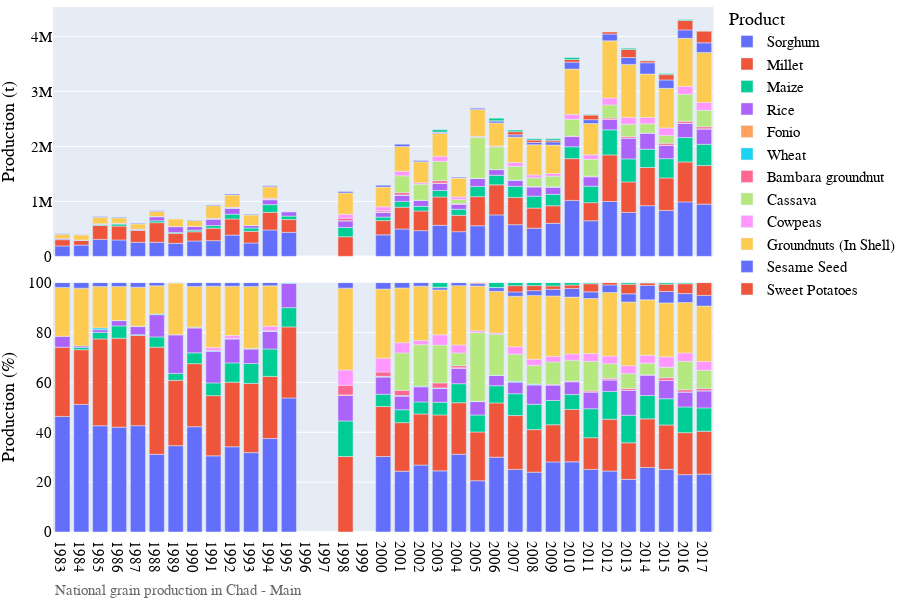
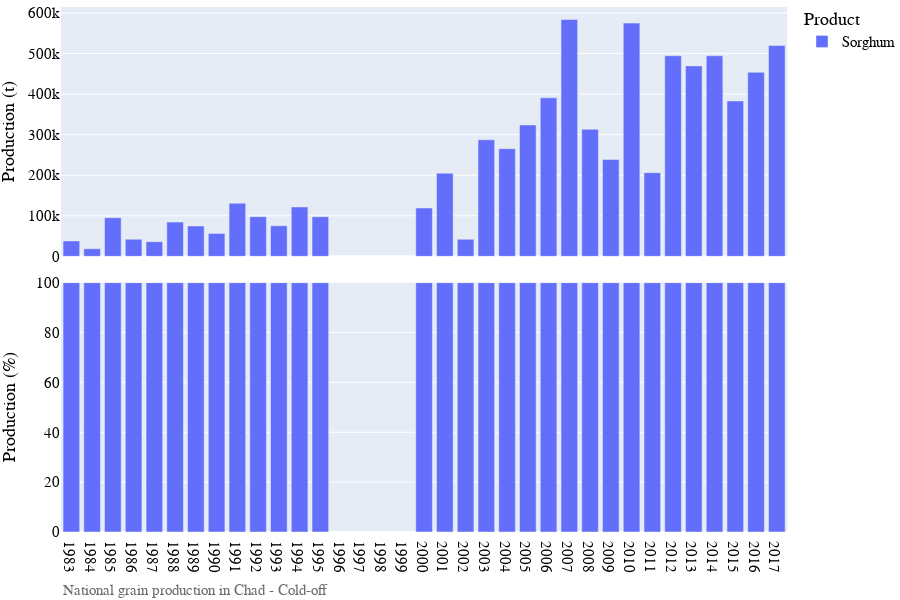

Source (notebook cell) for these figures, in order:
### Markdown cell above
## Visualization of production data

### Code cell
# Bar chart of national grain production
country_iso, country_name = 'TD', 'Chad'
df = pd.read_csv('../data/crop/adm_crop_production_%s.csv' % country_iso, index_col=0)
df['year'] = df['harvest_year']
year = [df['year'].min(), df['year'].max()]
product_order = ['Sorghum','Millet','Maize','Rice','Fonio','Wheat']
for season_name in ['Main','Cold-off']:
    footnote = 'National grain production in %s - %s' % (country_name, season_name)
    fn_save = '../figures/%s_bar_natgrainprod_%s.png' % (country_iso, season_name)
    sub = df[df['season_name'] == season_name]
    fig = PlotBarProduction(sub, year, product_order, footnote, fn_save)
    fig.show()

### Figure 1 — Plotly figure (JSON) as saved in the notebook; plotly's stock layout.template omitted (floating-point values rounded to 4 significant figures)
{"data": [{"alignmentgroup": "True", "hovertemplate": "product=Sorghum<br>season_name=Main<br>type=orig_unit<br>year=%{x}<br>value=%{y}<extra></extra>", "legendgroup": "Sorghum", "marker": {"color": "#636efa", "pattern": {"shape": ""}}, "name": "Sorghum", "offsetgroup": "Sorghum", "orientation": "v", "showlegend": true, "textposition": "auto", "type": "bar", "x": [1983, 1984, 1985, 1986, 1987, 1988, 1989, 1990, 1991, 1992, 1993, 1994, 1995, 2000, 2001, 2002, 2003, 2004, 2005, 2006, 2007, 2008, 2009, 2010, 2011, 2012, 2013, 2014, 2015, 2016, 2017], "xaxis": "x2", "y": [190101, 204705, 308746, 298509, 255982, 257884, 237010, 279884, 285914, 386934, 243350, 480720, 437448, 391714, 497227, 468100, 564717, 449426, 556700.0, 754100.0, 576600.0, 513500.0, 601000.0, 1018000.0, 647900.0, 997800.0, 799200.0, 921700.0, 835400.0, 991000.0, 949600.0], "yaxis": "y2"}, {"alignmentgroup": "True", "hovertemplate": "product=Sorghum<br>season_name=Main<br>type=percent<br>year=%{x}<br>value=%{y}<extra></extra>", "legendgroup": "Sorghum", "marker": {"color": "#636efa", "pattern": {"shape": ""}}, "name": "Sorghum", "offsetgroup": "Sorghum", "orientation": "v", "showlegend": false, "textposition": "auto", "type": "bar", "x": [1983, 1984, 1985, 1986, 1987, 1988, 1989, 1990, 1991, 1992, 1993, 1994, 1995, 2000, 2001, 2002, 2003, 2004, 2005, 2006, 2007, 2008, 2009, 2010, 2011, 2012, 2013, 2014, 2015, 2016, 2017], "xaxis": "x", "y": [46.35, 51.17, 42.62, 42.05, 42.63, 31.16, 34.61, 42.22, 30.54, 34.18, 31.83, 37.47, 53.76, 30.29, 24.37, 26.84, 24.52, 31.19, 20.56, 30.0, 25.11, 24.0, 28.1, 28.14, 25.1, 24.45, 21.11, 25.87, 25.12, 23.0, 23.19], "yaxis": "y"}, {"alignmentgroup": "True", "hovertemplate": "product=Millet<br>season_name=Main<br>type=orig_unit<br>year=%{x}<br>value=%{y}<extra></extra>", "legendgroup": "Millet", "marker": {"color": "#EF553B", "pattern": {"shape": ""}}, "name": "Millet", "offsetgroup": "Millet", "orientation": "v", "showlegend": true, "textposition": "auto", "type": "bar", "x": [1983, 1984, 1985, 1986, 1987, 1988, 1989, 1990, 1991, 1992, 1993, 1994, 1995, 1998, 2000, 2001, 2002, 2003, 2004, 2005, 2006, 2007, 2008, 2009, 2010, 2011, 2012, 2013, 2014, 2015, 2016, 2017], "xaxis": "x2", "y": [113717, 87776, 252245, 253179, 217094, 355676, 179337, 167594, 226010, 293433, 212094, 319698, 231794, 357321, 258828, 397608, 357425, 516341, 297500.0, 529200.0, 547000.0, 495500.0, 365000.0, 319000.0, 759942, 328900.0, 847100.0, 555600.0, 694800.0, 592100.0, 725700.0, 704000.0], "yaxis": "y2"}, {"alignmentgroup": "True", "hovertemplate": "product=Millet<br>season_name=Main<br>type=percent<br>year=%{x}<br>value=%{y}<extra></extra>", "legendgroup": "Millet", "marker": {"color": "#EF553B", "pattern": {"shape": ""}}, "name": "Millet", "offsetgroup": "Millet", "orientation": "v", "showlegend": false, "textposition": "auto", "type": "bar", "x": [1983, 1984, 1985, 1986, 1987, 1988, 1989, 1990, 1991, 1992, 1993, 1994, 1995, 1998, 2000, 2001, 2002, 2003, 2004, 2005, 2006, 2007, 2008, 2009, 2010, 2011, 2012, 2013, 2014, 2015, 2016, 2017], "xaxis": "x", "y": [27.73, 21.94, 34.82, 35.67, 36.16, 42.98, 26.19, 25.28, 24.14, 25.92, 27.74, 24.92, 28.48, 30.28, 20.01, 19.49, 20.49, 22.42, 20.65, 19.54, 21.76, 21.58, 17.06, 14.91, 21.01, 12.74, 20.75, 14.67, 19.5, 17.8, 16.84, 17.2], "yaxis": "y"}, {"alignmentgroup": "True", "hovertemplate": "product=Maize<br>season_name=Main<br>type=orig_unit<br>year=%{x}<br>value=%{y}<extra></extra>", "legendgroup": "Maize", "marker": {"color": "#00cc96", "pattern": {"shape": ""}}, "name": "Maize", "offsetgroup": "Maize", "orientation": "v", "showlegend": true, "textposition": "auto", "type": "bar", "x": [1984, 1985, 1986, 1987, 1988, 1989, 1990, 1991, 1992, 1993, 1994, 1995, 1998, 2000, 2001, 2002, 2003, 2004, 2005, 2006, 2007, 2008, 2009, 2010, 2011, 2012, 2013, 2014, 2015, 2016, 2017], "xaxis": "x2", "y": [3672.0, 18800, 34987, 2048, 33869, 19170.0, 28823, 47775, 87425, 61076, 140900.0, 62901, 168400.0, 64014, 105295, 84349, 117978, 109824, 184600.0, 173700.0, 201300.0, 217000.0, 207771, 215800.0, 299500.0, 456000.0, 418000.0, 332900.0, 349500.0, 443800.0, 383900.0], "yaxis": "y2"}, {"alignmentgroup": "True", "hovertemplate": "product=Maize<br>season_name=Main<br>type=percent<br>year=%{x}<br>value=%{y}<extra></extra>", "legendgroup": "Maize", "marker": {"color": "#00cc96", "pattern": {"shape": ""}}, "name": "Maize", "offsetgroup": "Maize", "orientation": "v", "showlegend": false, "textposition": "auto", "type": "bar", "x": [1984, 1985, 1986, 1987, 1988, 1989, 1990, 1991, 1992, 1993, 1994, 1995, 1998, 2000, 2001, 2002, 2003, 2004, 2005, 2006, 2007, 2008, 2009, 2010, 2011, 2012, 2013, 2014, 2015, 2016, 2017], "xaxis": "x", "y": [0.9177, 2.595, 4.929, 0.3411, 4.092, 2.8, 4.347, 5.103, 7.722, 7.989, 10.98, 7.73, 14.27, 4.949, 5.161, 4.836, 5.123, 7.622, 6.819, 6.909, 8.766, 10.14, 9.714, 5.967, 11.6, 11.17, 11.04, 9.345, 10.51, 10.3, 9.378], "yaxis": "y"}, {"alignmentgroup": "True", "hovertemplate": "product=Rice<br>season_name=Main<br>type=orig_unit<br>year=%{x}<br>value=%{y}<extra></extra>", "legendgroup": "Rice", "marker": {"color": "#ab63fa", "pattern": {"shape": ""}}, "name": "Rice", "offsetgroup": "Rice", "orientation": "v", "showlegend": true, "textposition": "auto", "type": "bar", "x": [1983, 1984, 1985, 1986, 1987, 1988, 1989, 1990, 1991, 1992, 1993, 1994, 1995, 1998, 2000, 2001, 2002, 2003, 2004, 2005, 2006, 2007, 2008, 2009, 2010, 2011, 2012, 2013, 2014, 2015, 2016, 2017], "xaxis": "x2", "y": [18039, 2374, 7824, 14880, 19497, 73863, 105974, 66027, 117725, 108211, 44200, 90548, 78978, 120666, 89910.0, 112167, 106600.0, 126024, 89824, 145400.0, 103100.0, 106400.0, 165900.0, 133764, 186100.0, 172700.0, 188900.0, 378200.0, 294000.0, 243500.0, 257700.0, 278900.0], "yaxis": "y2"}, {"alignmentgroup": "True", "hovertemplate": "product=Rice<br>season_name=Main<br>type=percent<br>year=%{x}<br>value=%{y}<extra></extra>", "legendgroup": "Rice", "marker": {"color": "#ab63fa", "pattern": {"shape": ""}}, "name": "Rice", "offsetgroup": "Rice", "orientation": "v", "showlegend": false, "textposition": "auto", "type": "bar", "x": [1983, 1984, 1985, 1986, 1987, 1988, 1989, 1990, 1991, 1992, 1993, 1994, 1995, 1998, 2000, 2001, 2002, 2003, 2004, 2005, 2006, 2007, 2008, 2009, 2010, 2011, 2012, 2013, 2014, 2015, 2016, 2017], "xaxis": "x", "y": [4.398, 0.5934, 1.08, 2.096, 3.247, 8.925, 15.48, 9.959, 12.58, 9.558, 5.782, 7.058, 9.705, 10.22, 6.952, 5.497, 6.11, 5.472, 6.234, 5.37, 4.1, 4.633, 7.755, 6.254, 5.146, 6.688, 4.629, 9.989, 8.254, 7.321, 5.981, 6.813], "yaxis": "y"}, {"alignmentgroup": "True", "hovertemplate": "product=Fonio<br>season_name=Main<br>type=orig_unit<br>year=%{x}<br>value=%{y}<extra></extra>", "legendgroup": "Fonio", "marker": {"color": "#FFA15A", "pattern": {"shape": ""}}, "name": "Fonio", "offsetgroup": "Fonio", "orientation": "v", "showlegend": true, "textposition": "auto", "type": "bar", "x": [1994, 1998, 2000, 2001, 2002, 2003, 2004], "xaxis": "x2", "y": [314, 2270, 363, 1172, 350, 2770, 2178], "yaxis": "y2"}, {"alignmentgroup": "True", "hovertemplate": "product=Fonio<br>season_name=Main<br>type=percent<br>year=%{x}<br>value=%{y}<extra></extra>", "legendgroup": "Fonio", "marker": {"color": "#FFA15A", "pattern": {"shape": ""}}, "name": "Fonio", "offsetgroup": "Fonio", "orientation": "v", "showlegend": false, "textposition": "auto", "type": "bar", "x": [1994, 1998, 2000, 2001, 2002, 2003, 2004], "xaxis": "x", "y": [0.02448, 0.1923, 0.02807, 0.05744, 0.02007, 0.1203, 0.1512], "yaxis": "y"}, {"alignmentgroup": "True", "hovertemplate": "product=Wheat<br>season_name=Main<br>type=orig_unit<br>year=%{x}<br>value=%{y}<extra></extra>", "legendgroup": "Wheat", "marker": {"color": "#19d3f3", "pattern": {"shape": ""}}, "name": "Wheat", "offsetgroup": "Wheat", "orientation": "v", "showlegend": true, "textposition": "auto", "type": "bar", "x": [1985, 1986, 1987, 1988, 1989, 1990, 1991, 1992, 1993, 1994, 1995, 2000, 2001, 2002, 2003, 2005, 2006, 2007, 2008, 2009, 2010, 2011, 2012, 2013, 2014, 2015, 2016, 2017], "xaxis": "x2", "y": [5300, 640, 1071, 2450, 450, 2100, 3421, 2400, 2006, 2932, 2642, 2688, 3562, 4000, 2890, 3603, 1865, 8392.0, 8100, 50, 1698, 1723.0, 875, 1757.0, 808.6, 964.6, 1742, 3779.0], "yaxis": "y2"}, {"alignmentgroup": "True", "hovertemplate": "product=Wheat<br>season_name=Main<br>type=percent<br>year=%{x}<br>value=%{y}<extra></extra>", "legendgroup": "Wheat", "marker": {"color": "#19d3f3", "pattern": {"shape": ""}}, "name": "Wheat", "offsetgroup": "Wheat", "orientation": "v", "showlegend": false, "textposition": "auto", "type": "bar", "x": [1985, 1986, 1987, 1988, 1989, 1990, 1991, 1992, 1993, 1994, 1995, 2000, 2001, 2002, 2003, 2005, 2006, 2007, 2008, 2009, 2010, 2011, 2012, 2013, 2014, 2015, 2016, 2017], "xaxis": "x", "y": [0.7316, 0.09016, 0.1784, 0.296, 0.06572, 0.3168, 0.3654, 0.212, 0.2624, 0.2286, 0.3247, 0.2078, 0.1746, 0.2293, 0.1255, 0.1331, 0.07419, 0.3655, 0.3786, 0.002338, 0.04695, 0.06672, 0.02144, 0.04639, 0.0227, 0.029, 0.04043, 0.09229], "yaxis": "y"}, {"alignmentgroup": "True", "hovertemplate": "product=Bambara groundnut<br>season_name=Main<br>type=orig_unit<br>year=%{x}<br>value=%{y}<extra></extra>", "legendgroup": "Bambara groundnut", "marker": {"color": "#FF6692", "pattern": {"shape": ""}}, "name": "Bambara groundnut", "offsetgroup": "Bambara groundnut", "orientation": "v", "showlegend": true, "textposition": "auto", "type": "bar", "x": [1998, 2000, 2001, 2003, 2004, 2005, 2008, 2009, 2010, 2011, 2012, 2013, 2014, 2015, 2016, 2017], "xaxis": "x2", "y": [45994, 22412, 42526, 46282, 12160.0, 658.3, 61, 5229.0, 7754.0, 10280.0, 24730.0, 27990.0, 443.6, 35270.0, 37550.0, 36730.0], "yaxis": "y2"}, {"alignmentgroup": "True", "hovertemplate": "product=Bambara groundnut<br>season_name=Main<br>type=percent<br>year=%{x}<br>value=%{y}<extra></extra>", "legendgroup": "Bambara groundnut", "marker": {"color": "#FF6692", "pattern": {"shape": ""}}, "name": "Bambara groundnut", "offsetgroup": "Bambara groundnut", "orientation": "v", "showlegend": false, "textposition": "auto", "type": "bar", "x": [1998, 2000, 2001, 2003, 2004, 2005, 2008, 2009, 2010, 2011, 2012, 2013, 2014, 2015, 2016, 2017], "xaxis": "x", "y": [3.897, 1.733, 2.084, 2.01, 0.8438, 0.02431, 0.002851, 0.2445, 0.2144, 0.3983, 0.6061, 0.7392, 0.01245, 1.06, 0.8716, 0.8971], "yaxis": "y"}, {"alignmentgroup": "True", "hovertemplate": "product=Cassava<br>season_name=Main<br>type=orig_unit<br>year=%{x}<br>value=%{y}<extra></extra>", "legendgroup": "Cassava", "marker": {"color": "#B6E880", "pattern": {"shape": ""}}, "name": "Cassava", "offsetgroup": "Cassava", "orientation": "v", "showlegend": true, "textposition": "auto", "type": "bar", "x": [2001, 2002, 2003, 2004, 2005, 2006, 2007, 2008, 2009, 2010, 2011, 2012, 2013, 2014, 2015, 2016, 2017], "xaxis": "x2", "y": [305956, 289557, 349035, 73568, 744378, 413400.0, 249600.0, 160017, 191527, 302500.0, 306000.0, 239300.0, 224000.0, 166900.0, 141000.0, 492500.0, 298900.0], "yaxis": "y2"}, {"alignmentgroup": "True", "hovertemplate": "product=Cassava<br>season_name=Main<br>type=percent<br>year=%{x}<br>value=%{y}<extra></extra>", "legendgroup": "Cassava", "marker": {"color": "#B6E880", "pattern": {"shape": ""}}, "name": "Cassava", "offsetgroup": "Cassava", "orientation": "v", "showlegend": false, "textposition": "auto", "type": "bar", "x": [2001, 2002, 2003, 2004, 2005, 2006, 2007, 2008, 2009, 2010, 2011, 2012, 2013, 2014, 2015, 2016, 2017], "xaxis": "x", "y": [15.0, 16.6, 15.16, 5.106, 27.49, 16.45, 10.87, 7.478, 8.955, 8.364, 11.85, 5.863, 5.915, 4.685, 4.239, 11.43, 7.301], "yaxis": "y"}, {"alignmentgroup": "True", "hovertemplate": "product=Cowpeas<br>season_name=Main<br>type=orig_unit<br>year=%{x}<br>value=%{y}<extra></extra>", "legendgroup": "Cowpeas", "marker": {"color": "#FF97FF", "pattern": {"shape": ""}}, "name": "Cowpeas", "offsetgroup": "Cowpeas", "orientation": "v", "showlegend": true, "textposition": "auto", "type": "bar", "x": [1991, 1992, 1994, 1998, 2000, 2001, 2002, 2003, 2004, 2005, 2006, 2007, 2008, 2009, 2010, 2011, 2012, 2013, 2014, 2015, 2016, 2017], "xaxis": "x2", "y": [11600, 13617, 23970, 72142, 71621, 83349, 29262, 94837, 46282, 19720.0, 13460.0, 68380.0, 52330.0, 48510, 91560.0, 80350.0, 124100.0, 121100.0, 113900.0, 138100.0, 144100.0, 143200.0], "yaxis": "y2"}, {"alignmentgroup": "True", "hovertemplate": "product=Cowpeas<br>season_name=Main<br>type=percent<br>year=%{x}<br>value=%{y}<extra></extra>", "legendgroup": "Cowpeas", "marker": {"color": "#FF97FF", "pattern": {"shape": ""}}, "name": "Cowpeas", "offsetgroup": "Cowpeas", "orientation": "v", "showlegend": false, "textposition": "auto", "type": "bar", "x": [1991, 1992, 1994, 1998, 2000, 2001, 2002, 2003, 2004, 2005, 2006, 2007, 2008, 2009, 2010, 2011, 2012, 2013, 2014, 2015, 2016, 2017], "xaxis": "x", "y": [1.239, 1.203, 1.869, 6.113, 5.538, 4.085, 1.678, 4.118, 3.212, 0.7283, 0.5356, 2.978, 2.446, 2.268, 2.532, 3.112, 3.04, 3.199, 3.198, 4.152, 3.344, 3.498], "yaxis": "y"}, {"alignmentgroup": "True", "hovertemplate": "product=Groundnuts (In Shell)<br>season_name=Main<br>type=orig_unit<br>year=%{x}<br>value=%{y}<extra></extra>", "legendgroup": "Groundnuts (In Shell)", "marker": {"color": "#FECB52", "pattern": {"shape": ""}}, "name": "Groundnuts (In Shell)", "offsetgroup": "Groundnuts (In Shell)", "orientation": "v", "showlegend": true, "textposition": "auto", "type": "bar", "x": [1983, 1984, 1985, 1986, 1987, 1988, 1989, 1990, 1991, 1992, 1993, 1994, 1998, 2000, 2001, 2002, 2003, 2004, 2005, 2006, 2007, 2008, 2009, 2010, 2011, 2012, 2013, 2014, 2015, 2016, 2017], "xaxis": "x2", "y": [80406, 92642, 120007, 96470, 93810, 93144, 141741, 108420, 230417, 223763, 190000, 207212, 387277, 358791, 448089, 379968, 414868, 342572, 486300.0, 420000.0, 464300.0, 548300.0, 517449, 823300.0, 569900.0, 1041000.0, 965200.0, 791100.0, 720100.0, 871200.0, 909800.0], "yaxis": "y2"}, {"alignmentgroup": "True", "hovertemplate": "product=Groundnuts (In Shell)<br>season_name=Main<br>type=percent<br>year=%{x}<br>value=%{y}<extra></extra>", "legendgroup": "Groundnuts (In Shell)", "marker": {"color": "#FECB52", "pattern": {"shape": ""}}, "name": "Groundnuts (In Shell)", "offsetgroup": "Groundnuts (In Shell)", "orientation": "v", "showlegend": false, "textposition": "auto", "type": "bar", "x": [1983, 1984, 1985, 1986, 1987, 1988, 1989, 1990, 1991, 1992, 1993, 1994, 1998, 2000, 2001, 2002, 2003, 2004, 2005, 2006, 2007, 2008, 2009, 2010, 2011, 2012, 2013, 2014, 2015, 2016, 2017], "xaxis": "x", "y": [19.61, 23.16, 16.57, 13.59, 15.62, 11.25, 20.7, 16.35, 24.61, 19.77, 24.85, 16.15, 32.81, 27.74, 21.96, 21.78, 18.02, 23.77, 17.96, 16.71, 20.22, 25.63, 24.19, 22.77, 22.07, 25.5, 25.49, 22.21, 21.65, 20.22, 22.22], "yaxis": "y"}, {"alignmentgroup": "True", "hovertemplate": "product=Sesame Seed<br>season_name=Main<br>type=orig_unit<br>year=%{x}<br>value=%{y}<extra></extra>", "legendgroup": "Sesame Seed", "marker": {"color": "#636efa", "pattern": {"shape": ""}}, "name": "Sesame Seed", "offsetgroup": "Sesame Seed", "orientation": "v", "showlegend": true, "textposition": "auto", "type": "bar", "x": [1983, 1984, 1985, 1986, 1987, 1988, 1989, 1990, 1991, 1992, 1993, 1994, 1998, 2000, 2001, 2002, 2003, 2004, 2005, 2006, 2007, 2008, 2009, 2010, 2011, 2012, 2013, 2014, 2015, 2016, 2017], "xaxis": "x2", "y": [7867, 8902, 11527, 11148, 10939, 10734, 1052, 10133, 13270, 16325, 11755, 16560.0, 26183, 33014, 43390, 24694, 21062, 17548, 25900.0, 37110.0, 40040.0, 40517, 57570.0, 126000.0, 68880.0, 124600.0, 125900.0, 204800.0, 152600.0, 153600.0, 175000.0], "yaxis": "y2"}, {"alignmentgroup": "True", "hovertemplate": "product=Sesame Seed<br>season_name=Main<br>type=percent<br>year=%{x}<br>value=%{y}<extra></extra>", "legendgroup": "Sesame Seed", "marker": {"color": "#636efa", "pattern": {"shape": ""}}, "name": "Sesame Seed", "offsetgroup": "Sesame Seed", "orientation": "v", "showlegend": false, "textposition": "auto", "type": "bar", "x": [1983, 1984, 1985, 1986, 1987, 1988, 1989, 1990, 1991, 1992, 1993, 1994, 1998, 2000, 2001, 2002, 2003, 2004, 2005, 2006, 2007, 2008, 2009, 2010, 2011, 2012, 2013, 2014, 2015, 2016, 2017], "xaxis": "x", "y": [1.918, 2.225, 1.591, 1.571, 1.822, 1.297, 0.1536, 1.528, 1.418, 1.442, 1.538, 1.291, 2.218, 2.553, 2.127, 1.416, 0.9146, 1.218, 0.9566, 1.476, 1.744, 1.894, 2.691, 3.485, 2.668, 3.054, 3.325, 5.751, 4.589, 3.565, 4.274], "yaxis": "y"}, {"alignmentgroup": "True", "hovertemplate": "product=Sweet Potatoes<br>season_name=Main<br>type=orig_unit<br>year=%{x}<br>value=%{y}<extra></extra>", "legendgroup": "Sweet Potatoes", "marker": {"color": "#EF553B", "pattern": {"shape": ""}}, "name": "Sweet Potatoes", "offsetgroup": "Sweet Potatoes", "orientation": "v", "showlegend": true, "textposition": "auto", "type": "bar", "x": [2003, 2005, 2006, 2007, 2008, 2009, 2010, 2011, 2012, 2013, 2014, 2015, 2016, 2017], "xaxis": "x2", "y": [4474, 10575, 1074, 57660.0, 43342, 28856, 50152, 84160.0, 37140.0, 145900.0, 36610.0, 97130.0, 170400.0, 210200.0], "yaxis": "y2"}, {"alignmentgroup": "True", "hovertemplate": "product=Sweet Potatoes<br>season_name=Main<br>type=percent<br>year=%{x}<br>value=%{y}<extra></extra>", "legendgroup": "Sweet Potatoes", "marker": {"color": "#EF553B", "pattern": {"shape": ""}}, "name": "Sweet Potatoes", "offsetgroup": "Sweet Potatoes", "orientation": "v", "showlegend": false, "textposition": "auto", "type": "bar", "x": [2003, 2005, 2006, 2007, 2008, 2009, 2010, 2011, 2012, 2013, 2014, 2015, 2016, 2017], "xaxis": "x", "y": [0.1943, 0.3906, 0.04272, 2.511, 2.026, 1.349, 1.387, 3.26, 0.9099, 3.854, 1.028, 2.92, 3.956, 5.134], "yaxis": "y"}, {"alignmentgroup": "True", "hovertemplate": "product=Taro<br>season_name=Main<br>type=orig_unit<br>year=%{x}<br>value=%{y}<extra></extra>", "legendgroup": "Taro", "marker": {"color": "#00cc96", "pattern": {"shape": ""}}, "name": "Taro", "offsetgroup": "Taro", "orientation": "v", "showlegend": true, "textposition": "auto", "type": "bar", "x": [2003, 2005, 2006, 2007, 2008, 2009, 2010, 2011, 2013, 2014, 2015, 2016], "xaxis": "x2", "y": [41600, 640, 49170, 27930.0, 25500, 28152, 33900.0, 11520.0, 23550.0, 4252.0, 20270.0, 18970.0], "yaxis": "y2"}, {"alignmentgroup": "True", "hovertemplate": "product=Taro<br>season_name=Main<br>type=percent<br>year=%{x}<br>value=%{y}<extra></extra>", "legendgroup": "Taro", "marker": {"color": "#00cc96", "pattern": {"shape": ""}}, "name": "Taro", "offsetgroup": "Taro", "orientation": "v", "showlegend": false, "textposition": "auto", "type": "bar", "x": [2003, 2005, 2006, 2007, 2008, 2009, 2010, 2011, 2013, 2014, 2015, 2016], "xaxis": "x", "y": [1.806, 0.02364, 1.956, 1.216, 1.192, 1.316, 0.9374, 0.4461, 0.6221, 0.1194, 0.6096, 0.4404], "yaxis": "y"}], "layout": {"annotations": [{"showarrow": false, "text": "", "textangle": 90, "x": 0.98, "xanchor": "left", "xref": "paper", "y": 0.2375, "yanchor": "middle", "yref": "paper"}, {"showarrow": false, "text": "", "textangle": 90, "x": 0.98, "xanchor": "left", "xref": "paper", "y": 0.7625, "yanchor": "middle", "yref": "paper"}, {"align": "left", "font": {"color": "dimgrey", "family": "arial", "size": 15}, "showarrow": false, "text": "National grain production in Chad - Main", "x": 0, "xref": "paper", "y": -0.13, "yref": "paper"}], "barmode": "relative", "font": {"color": "black", "family": "arial", "size": 15}, "height": 600, "legend": {"title": {"text": "Product"}, "tracegroupgap": 0, "x": 1, "y": 1.01}, "margin": {"b": 0, "l": 0, "r": 0, "t": 0}, "width": 900, "xaxis": {"anchor": "y", "domain": [0, 0.98], "dtick": 1, "range": [1982.0, 2018.0], "title": {"text": ""}, "type": "linear"}, "xaxis2": {"anchor": "y2", "domain": [0, 0.98], "matches": "x", "showticklabels": false, "type": "linear"}, "yaxis": {"anchor": "x", "domain": [0, 0.475], "range": [0, 100], "title": {"text": "Production (%)"}, "type": "linear"}, "yaxis2": {"anchor": "x2", "autorange": true, "domain": [0.525, 1], "range": [0, 4535000.0], "title": {"text": "Production (t)"}, "type": "linear"}}}

### Figure 2 — Plotly figure (JSON) as saved in the notebook; plotly's stock layout.template omitted (floating-point values rounded to 4 significant figures)
{"data": [{"alignmentgroup": "True", "hovertemplate": "product=Sorghum<br>season_name=Cold-off<br>type=orig_unit<br>year=%{x}<br>value=%{y}<extra></extra>", "legendgroup": "Sorghum", "marker": {"color": "#636efa", "pattern": {"shape": ""}}, "name": "Sorghum", "offsetgroup": "Sorghum", "orientation": "v", "showlegend": true, "textposition": "auto", "type": "bar", "x": [1983, 1984, 1985, 1986, 1987, 1988, 1989, 1990, 1991, 1992, 1993, 1994, 1995, 2000, 2001, 2002, 2003, 2004, 2005, 2006, 2007, 2008, 2009, 2010, 2011, 2012, 2013, 2014, 2015, 2016, 2017], "xaxis": "x2", "y": [37939, 18772, 95277, 42301, 36241, 84517, 74899, 56686, 131000.0, 97808, 75328, 121761, 97651, 119284, 205025, 42125, 287419, 265463, 323855, 390832, 583950, 313200, 238700.0, 575000.0, 206400.0, 494600.0, 469600.0, 494400.0, 383000.0, 453700.0, 519600.0], "yaxis": "y2"}, {"alignmentgroup": "True", "hovertemplate": "product=Sorghum<br>season_name=Cold-off<br>type=percent<br>year=%{x}<br>value=%{y}<extra></extra>", "legendgroup": "Sorghum", "marker": {"color": "#636efa", "pattern": {"shape": ""}}, "name": "Sorghum", "offsetgroup": "Sorghum", "orientation": "v", "showlegend": false, "textposition": "auto", "type": "bar", "x": [1983, 1984, 1985, 1986, 1987, 1988, 1989, 1990, 1991, 1992, 1993, 1994, 1995, 2000, 2001, 2002, 2003, 2004, 2005, 2006, 2007, 2008, 2009, 2010, 2011, 2012, 2013, 2014, 2015, 2016, 2017], "xaxis": "x", "y": [100, 100, 100, 100, 100, 100, 100, 100, 100, 100, 100, 100, 100, 100, 100, 100, 100, 100, 100, 100, 100, 100, 100, 100, 100, 100, 100, 100, 100, 100, 100], "yaxis": "y"}], "layout": {"annotations": [{"showarrow": false, "text": "", "textangle": 90, "x": 0.98, "xanchor": "left", "xref": "paper", "y": 0.2375, "yanchor": "middle", "yref": "paper"}, {"showarrow": false, "text": "", "textangle": 90, "x": 0.98, "xanchor": "left", "xref": "paper", "y": 0.7625, "yanchor": "middle", "yref": "paper"}, {"align": "left", "font": {"color": "dimgrey", "family": "arial", "size": 15}, "showarrow": false, "text": "National grain production in Chad - Cold-off", "x": 0, "xref": "paper", "y": -0.13, "yref": "paper"}], "barmode": "relative", "font": {"color": "black", "family": "arial", "size": 15}, "height": 600, "legend": {"title": {"text": "Product"}, "tracegroupgap": 0, "x": 1, "y": 1.01}, "margin": {"b": 0, "l": 0, "r": 0, "t": 0}, "width": 900, "xaxis": {"anchor": "y", "domain": [0, 0.98], "dtick": 1, "range": [1982.0, 2018.0], "title": {"text": ""}, "type": "linear"}, "xaxis2": {"anchor": "y2", "domain": [0, 0.98], "matches": "x", "showticklabels": false, "type": "linear"}, "yaxis": {"anchor": "x", "domain": [0, 0.475], "range": [0, 100], "title": {"text": "Production (%)"}, "type": "linear"}, "yaxis2": {"anchor": "x2", "autorange": true, "domain": [0.525, 1], "range": [0, 614700.0], "title": {"text": "Production (t)"}, "type": "linear"}}}
